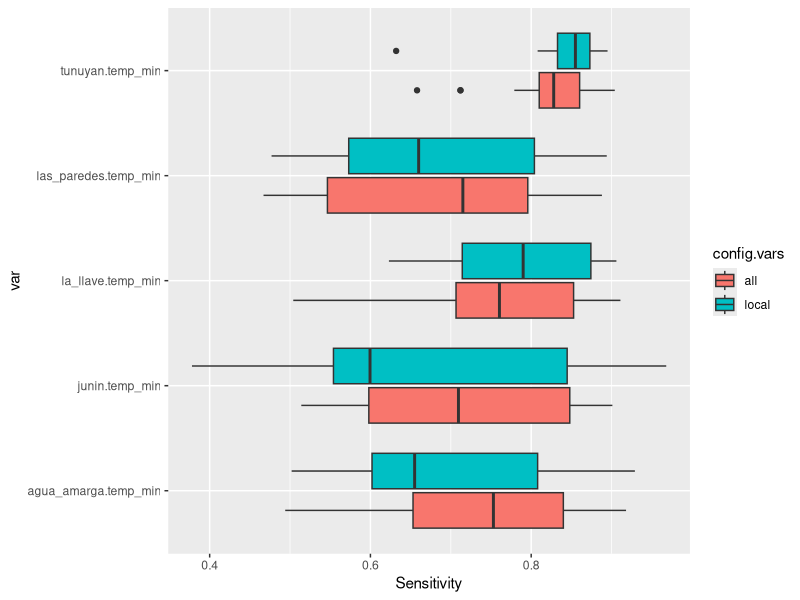
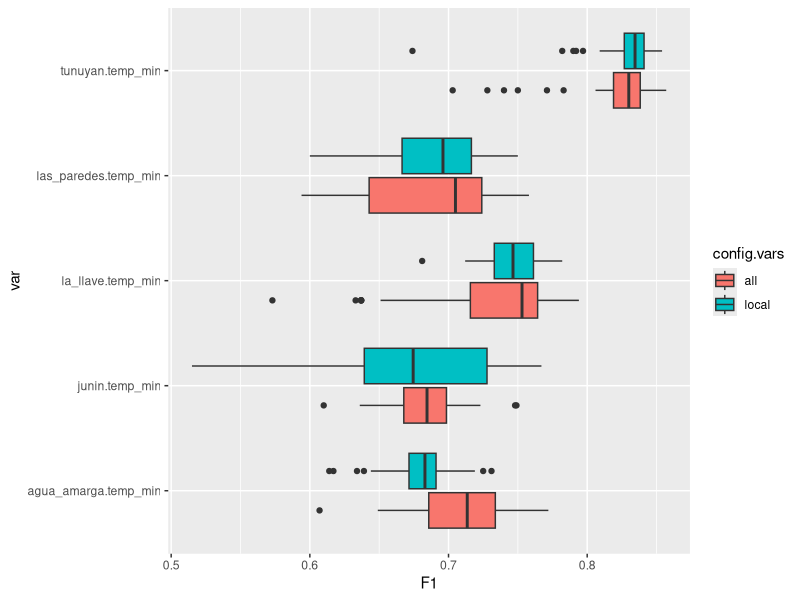
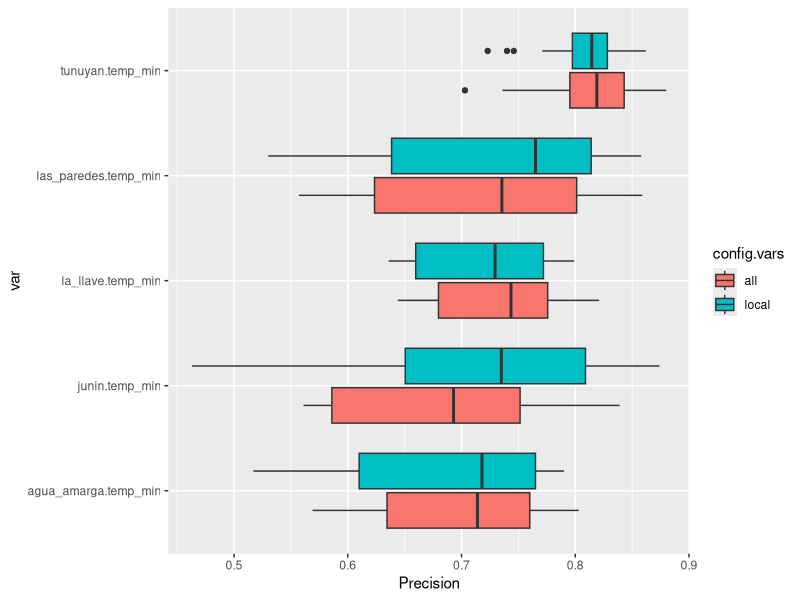
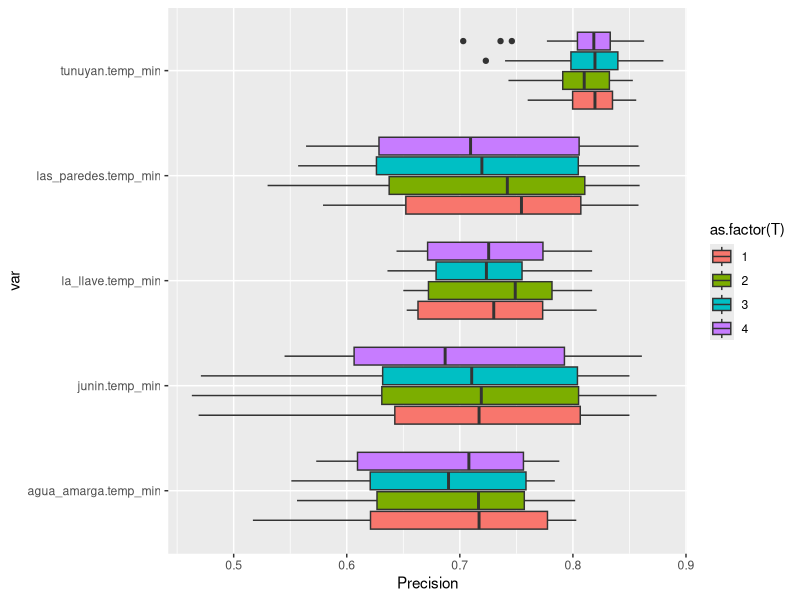
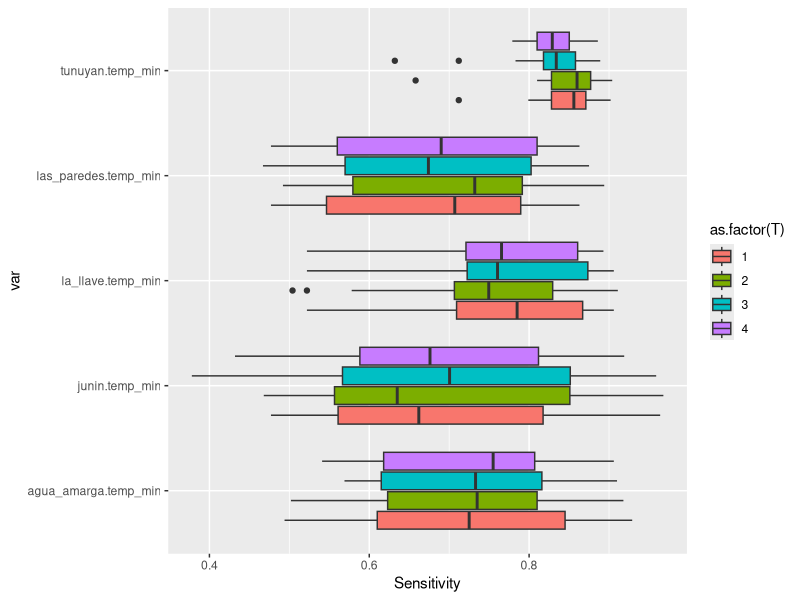
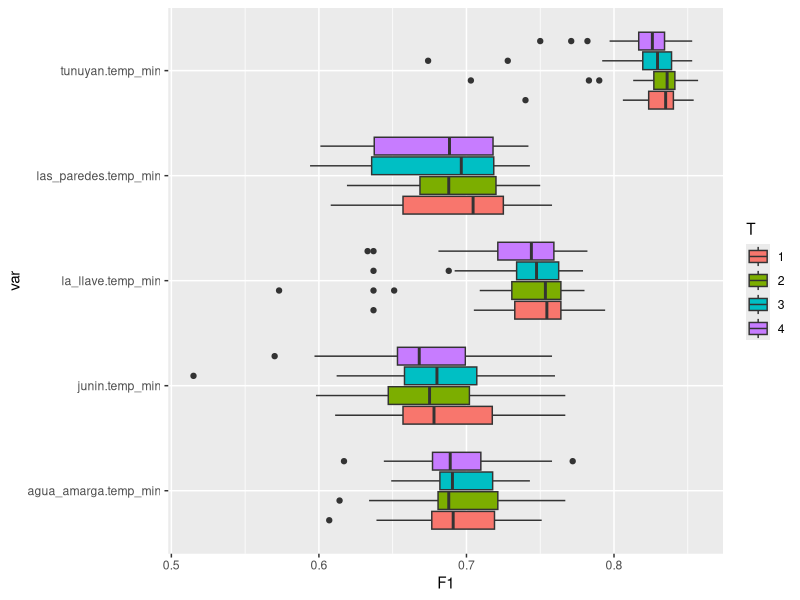
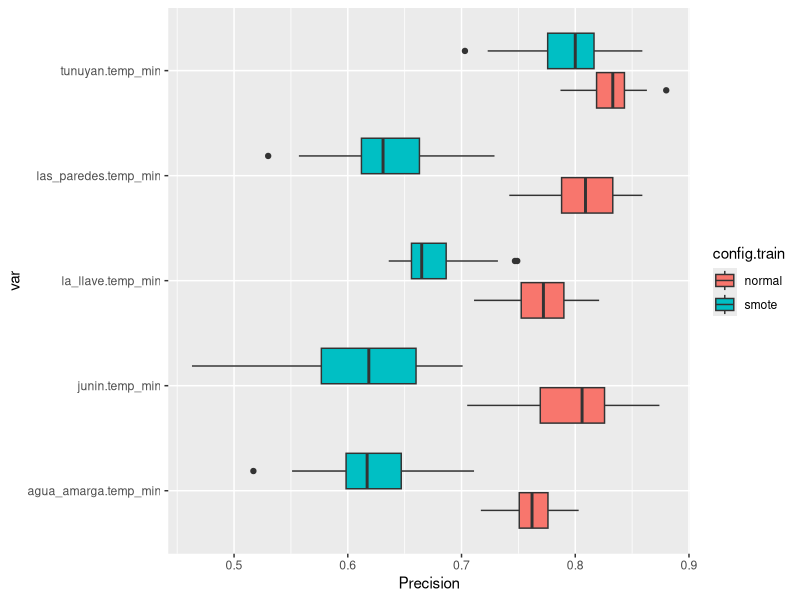
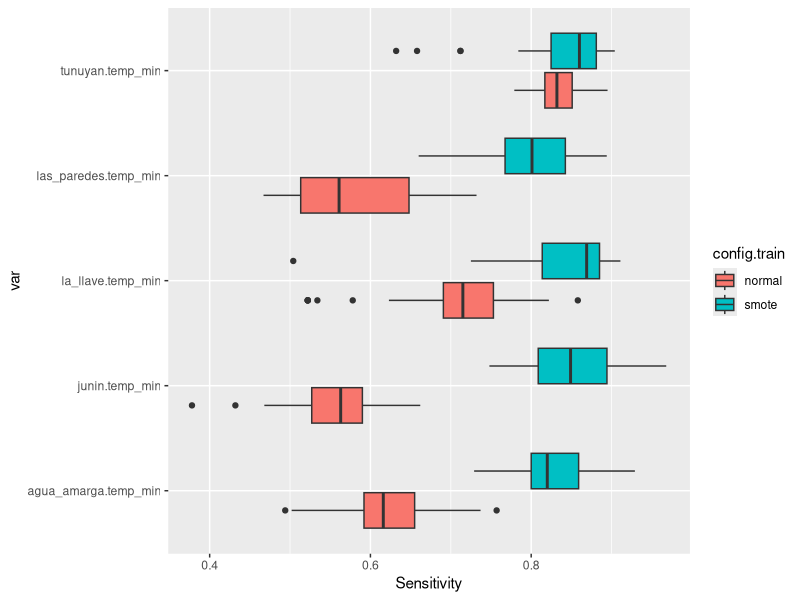

Write R code to recreate these figures, in order.
## ---- chunk 1
library(readr)
library(ggplot2)
library(gridExtra)
library(tidyverse)
library(lazyeval)

dataset <- read_csv("classification-results.csv")
dataset[,8:ncol(dataset)] <- round(dataset[,8:ncol(dataset)],digits = 3)

stations <- unique(dataset$var)
algoritmos <- unique(dataset$alg)
metrics <- c("FAR","Sensitivity","Specificity","Accuracy","Kappa","F1","Precision")

#' ## Carga dataset
#' Creación de dataset genérico para resultados clasificación
df <- dataset %>%
  unite(dataset, 
        col=label,c("dataset","var","config.train","config.vars","T","alg"),
        sep = "-",remove=FALSE) %>% 
  select(label,dataset,var,config.train,config.vars,T,alg,FAR,Sensitivity,Specificity,Accuracy,Kappa,F1,Precision) 

## ---- chunk 2
p <-ggplot(aes(y = Sensitivity, x = var, fill = config.vars), data = df) + 
  geom_boxplot()  + coord_flip()
print(p)
## ---- chunk 3

p <-ggplot(aes(y = F1, x = var, fill = config.vars), data = df) + geom_boxplot() + coord_flip()
print(p)

## ---- chunk 4
p <-ggplot(aes(y = Precision , x = var, fill = config.vars), data = df) + geom_boxplot() + coord_flip()
print(p)

## ---- chunk 5

#' ## Según cuantos días anteriores de información sumamos.
#' 
p <-ggplot(aes(y = Precision , x = var, fill = as.factor(T)), data = df) + geom_boxplot() + coord_flip()
print(p)

p <-ggplot(aes(y = Sensitivity , x = var, fill = as.factor(T)), data = df) + geom_boxplot() + coord_flip()
print(p)

p <-ggplot(aes(y = F1 , x = var, fill = as.factor(T)), data = df) + 
  geom_boxplot() + coord_flip() + labs(fill="T")
print(p)
## ---- chunk 6
p <-ggplot(aes(y = Precision , x = var, fill = config.train), data = df) + geom_boxplot() + coord_flip()
print(p)

p <-ggplot(aes(y = Sensitivity , x = var, fill = config.train), data = df) + geom_boxplot() + coord_flip()
print(p)

p <-ggplot(aes(y = F1 , x = var, fill = config.train), data = df) + geom_boxplot() + coord_flip()
print(p)

## ---- chunk 7

for(s in stations){
  
  df1 <- df %>% filter( var == s ) 
  
  p <-ggplot(aes(y = F1 , x = alg, fill = config.vars), data = df1) + 
    geom_boxplot() + coord_flip() + labs(title=paste("Estación",s,sep="  "))
  print(p)
  p <-ggplot(aes(y = Sensitivity , x = alg, fill = config.vars), data = df1) + 
    geom_boxplot() + coord_flip() + labs(title=paste("Estación",s,sep="  "))
  print(p)
  p <-ggplot(aes(y = Precision , x = alg, fill = config.vars), data = df1) + 
    geom_boxplot() + coord_flip() + labs(title=paste("Estación",s,sep="  "))
  print(p)

}

## ---- chunk 8
library(reshape)
df3 <-  df %>% filter( dataset == "dacc") %>% select(-one_of(c("FAR")))

#  melt(df3,id.vars="label")
df4 <- melt(as.data.frame(df3),
            id.vars =(c("label","dataset","var","config.train","config.vars","T","alg")),
            measure.vars = metrics[-1])

p <-ggplot(aes(y = value , x = var, fill = variable), data = df4) + 
  geom_boxplot() + coord_flip() + labs(title="Variabilidad de las métricas por las estaciones")
print(p)

df4 <- df %>% filter( dataset == "dacc")   
df4 <- melt(as.data.frame(df4),
            id.vars =(c("label","dataset","var","config.train","config.vars","T","alg")),
            measure.vars = metrics)

for(a in algoritmos)
{
  for(m in metrics)
  {
    df5 <- df4 %>% filter( alg == a & variable == m) 
    p <-ggplot(aes(y = value , x = var, fill = config.vars), data = df5) + 
      geom_boxplot() + coord_flip() + labs(title=paste("Comportamiento de ",m," en modelo ",a,sep=""))
    print(p)
  }
}
